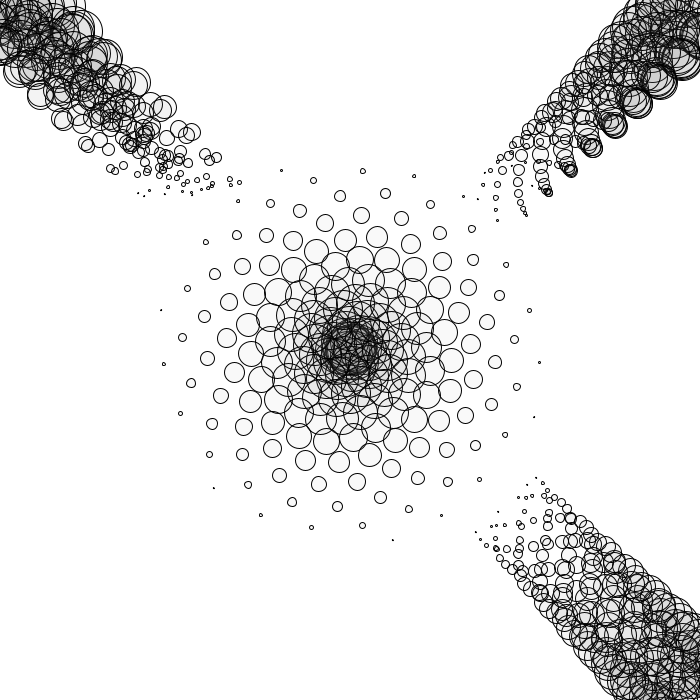
Frame 1 (no input)
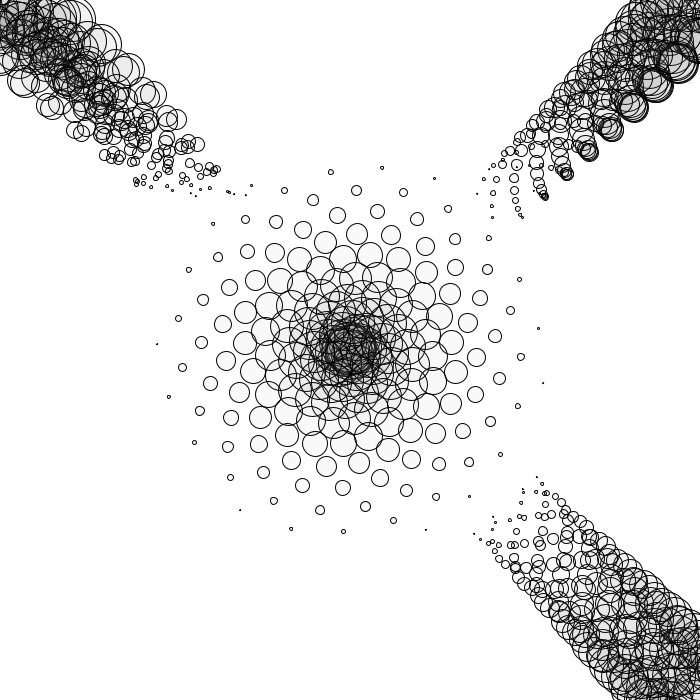
Frame 60 (the mouse pressed at the canvas centre just before this capture)
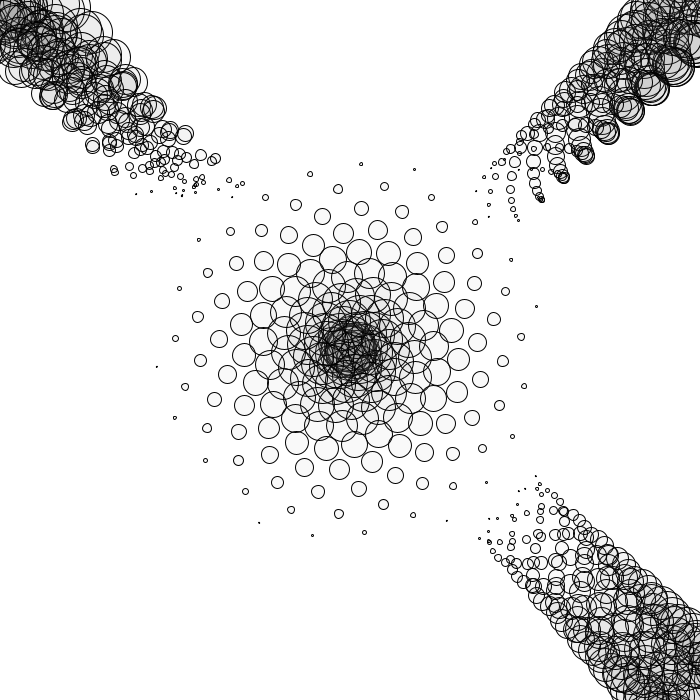
Frame 120 (the mouse held since frame 60 and released just before this capture)

The Processing sketch that drew these frames (run headless with seeded random() and noise(); from frame 60 on, the mouse is pressed at the canvas centre):

// Processing sketch: Trippy_Circles
// ── Trippy_Circles.pde
void setup() {
  //size takes in (width, height) as params order
  size(700, 700);
  background(255);
}

int positionX = 0;
int positionY = 0;
int size = 200;
float x = 0;
float y = 1;
float change = .001;

void draw() {
  background(255);
  for (int i = 0; i < size; i++) {
    //noStroke();
    fill(100,100,100,10);
    float dimension = (size - i)/4;
    pushMatrix();
      translate(width - (i - 30*sin(x)), i - 30*cos(x));
      ellipse(0, 0, dimension, dimension);
    popMatrix();
    pushMatrix();
      translate(width - (i + 30*sin(x)), height - (i - 30*sin(x)));
      ellipse(0, 0, dimension, dimension);
    popMatrix();
    pushMatrix();
      //translate(i + 30*(sin(x/4)+cos(x)), i);
      translate(i + 30*(sin(x/4)+cos(2*x)), i);
      ellipse(0, 0, dimension, dimension);
    popMatrix();
    pushMatrix();
      translate(width/2 + i*(sin(x)), height/2 + i*cos(x));
      ellipse(0, 0, dimension, dimension);
    popMatrix();
    x += 1;
    //y += change;
    //if (abs(y) > 30) {
    //  change = -change;
    //}
  }
  
}
